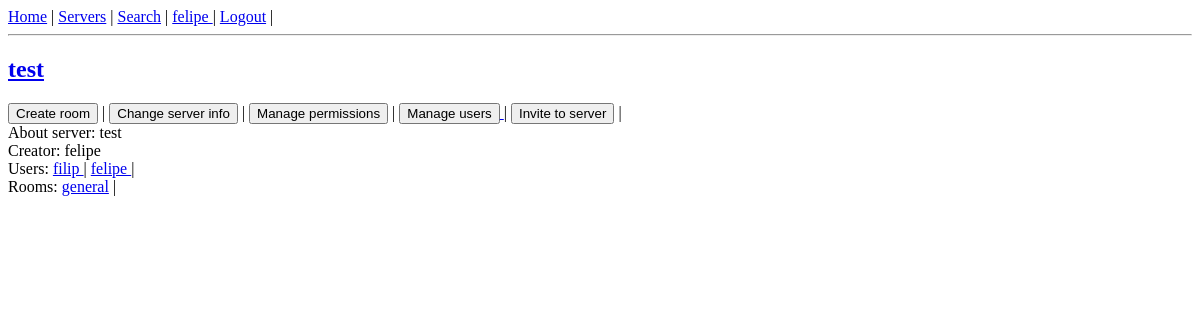
Before: /server-details/e1f03c86-6dec-441e-b323-656f7d35904f (signed in) with the older database file.
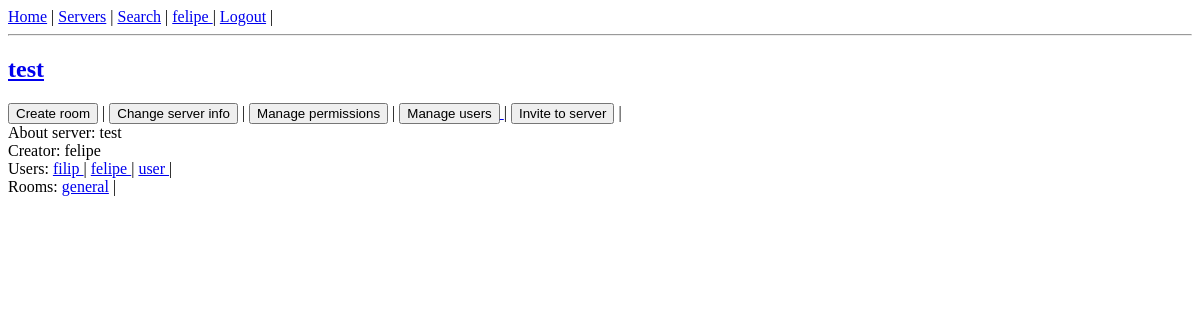
After: the same page with the newer database file.
### viperchat/models.py (models this page shows, shortened)
class User(AbstractUser):
    friends = models.ManyToManyField('self', blank=True)
    username = models.SlugField(unique=True, max_length=150)
    class Meta:
        permissions = [
            ('friends_see_profile', 'Friends can see user profile'),
            ('change_user_group', 'Can change users group'),    #   Modify users group in server
            ('everyone_see_profile', 'Everyone can see user profile')
        ]

class Room(models.Model):
    id = models.UUIDField(
        default=uuid.uuid4,
        unique=True,
        primary_key=True,
        editable=False
    )
    name = models.CharField(max_length=155)
    description = models.TextField()
    is_private = models.BooleanField(default=False)
    server = models.ForeignKey(Server, on_delete=models.CASCADE)
    class Meta:
        permissions = [
            ("delete_user_from_server", "Can delete user from server"),
            ("display_private_room_data", "Can see private room details"),
        ]

### viperchat/views.py (the view, shortened to what this page needs)
# urls.py: path('server-details/<uuid:pk>', vchat.ServerDetails.as_view(), name='server_detail'),
class ServerDetails(LoginRequiredMixin, DetailView):
    model = Server
    context_object_name = 'server'
    template_name = 'viperchat/server_detail.html'
    def get_object(self):
        return Server.objects.get(id=self.kwargs['pk'])
    def get_context_data(self, *args, **kwargs):
        context = super().get_context_data(**kwargs)
        server_groups = Group.objects.filter(name__startswith=f'{self.get_object().name}_')
        owners_group = Group.objects.get(name=f'{self.get_object().name}_owners')
        context['server_groups'] = server_groups
        context['server'] = self.get_object()
        context['owners_group'] = owners_group
        return context

### viperchat/context_processor.py (called while the page is built)
def get_create_room_permission(request):
    content_type = ContentType.objects.get_for_model(Server)
    permission = Permission.objects.get(codename='create_room_in_server', content_type=content_type)
    return {'create_permission': permission}

def get_homepage(request):
    return {'welcome': 'Welcome to great chat'}

def get_server_list(request):
    public_servers = Server.objects.filter(is_private=False)
    return {'server_list': public_servers}

def get_edit_permissions(request):
    permission = Permission.objects.get(codename='edit_permissions_in_server')
    return {'edit_permissions': permission}

def get_delete_user(request):
    permission = Permission.objects.get(codename='delete_user_from_server')
    return {'delete_users_permission': permission}

def get_send_invite_permission(request):
    permission = Permission.objects.get(codename='send_invitation')
    return {'send_invitation_permission': permission}

### viperchat/templatetags/template_filters.py (called while the page is built)
@register.filter
def group_users(group):
    return group.user_set.all()

### templates/viperchat/server_detail.html (shortened to what this page needs)
{% extends 'viperchat/base.html' %}
{% load template_filters %}
{% block content %}
<h2><a href="{% url 'server_detail' server.id %}">{{ server.name }}</a> </h2>
{% for group in server_groups %}
{% if request.user in group|group_users and create_permission in group.permissions.all %}
<a href="{% url 'create_room' server.id %}"><button>Create room</button></a> |
{% endif %}
{% if request.user in group|group_users and edit_permissions in group.permissions.all %}
<a href="{% url 'server_edit' server.id %}"><button>Change server info</button></a> |
<a href="{% url 'server_groups_management' server.id %}"><button>Manage permissions</button></a> |
{% endif %}
{% if request.user in group|group_users and delete_users_permission in group.permissions.all %}
<a href="{% url 'server_users_list' server.id %}"><button>Manage users</button> </a> |
{% endif %}
{% if request.user in group|group_users and send_invitation_permission in group.permissions.all %}
<a href="{%url 'server_invite' server.id %}"><button>Invite to server</button></a> |
{% endif %}
{% endfor %}
<br>
About server: {{ server.description }}<br>
{% if request.user in server.users.all %}
Creator: {{ server.creator }} <br>
{% if request.user in owners_group|group_users %}
Users:
{% for user in server.users.all %}
<a href="{% url 'user_detail' user.username %}">{{ user.username }} </a> |
{% endfor %}
<br>
{% else %}
Users:
{% for user in server.users.all %}
<a href="{% url 'user_detail' user.username %}">{{ user.username }} </a> |
{% endfor %}
<br>
{% endif %}
{% check_if_logged_user_private_room_permission request.user server as private_room_permission %}
Rooms: {% for room in server.room_set.all %}
{% if room.is_private == False %}
<a href="{% url 'room_detail' server_id=server.id pk=room.id %}">{{ room.name }}</a> |
{% elif private_room_permission == True %}
<a href="{% url 'room_detail' server_id=server.id pk=room.id %}">{{ room.name }}</a> |
{% endif %}
{% endfor %}
<br>
{% else %}
<a href="{% url 'join_server' server.pk %}">Join server for more details</a>
{% endif %}
{% endblock %}

### templates/viperchat/base.html (shortened to what this page needs)
{% load template_filters %}
{% load static %}
<!DOCTYPE html>
<html lang="en">
<head>
    <link rel="stylesheet" href="{% static 'css/style.css' %}">
</head>
<body> <div id="weather" class="weather"></div>
    <a href="{% url 'home' %}">Home</a> |
    <a href="{% url 'servers' %}">Servers</a> |
    <a href="{% url 'search' %}">Search</a> |
    {% if user.is_authenticated %}
        <a href="{% url 'user_detail' request.user.username %}">{{ request.user.username }} </a> |
        <a href="{% url 'account_logout' %}">Logout</a> |
    {% else %}
        <a href="{% url 'account_login' %}">Login</a> |
        <a href="{% url 'account_signup' %}">Register</a> |
    {% endif %}
    <hr>
    {% block content %}{% endblock %}
</body>
</html>

Changed rows visible on the page:
now on this page (row edited): User: username "user"
